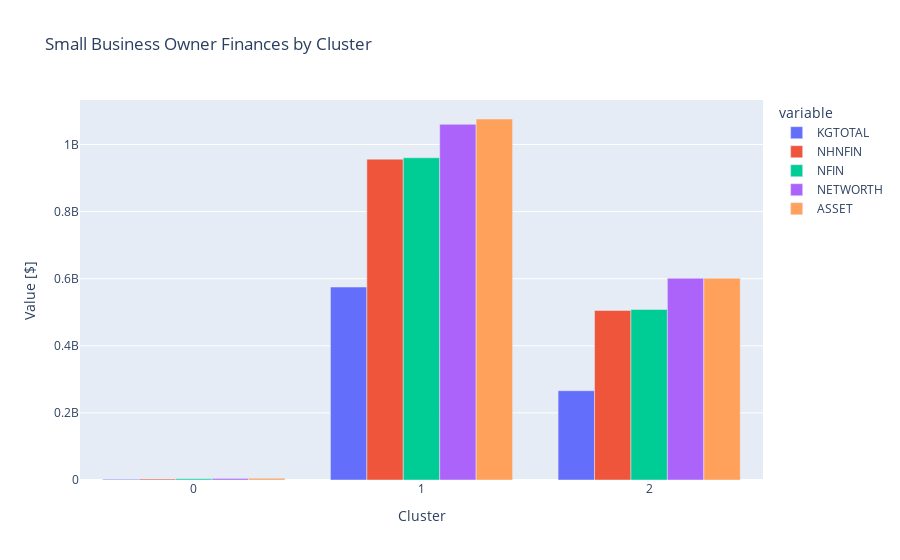

Here is the notebook cell this chart was saved with:
### Code cell
# Create side-by-side bar chart of `xgb`
fig = px.bar(xgb, barmode="group", title="Small Business Owner Finances by Cluster")
fig.update_layout(xaxis_title="Cluster", yaxis_title="Value [$]")

fig.show()

### Figure 1 — Plotly figure (JSON) as saved in the notebook; plotly's stock layout.template omitted (floating-point values rounded to 4 significant figures)
{"data": [{"alignmentgroup": "True", "hovertemplate": "variable=KGTOTAL<br>index=%{x}<br>value=%{y}<extra></extra>", "legendgroup": "KGTOTAL", "marker": {"color": "#636efa", "pattern": {"shape": ""}}, "name": "KGTOTAL", "offsetgroup": "KGTOTAL", "orientation": "v", "showlegend": true, "textposition": "auto", "type": "bar", "x": [0, 1, 2], "xaxis": "x", "y": [2242000.0, 575100000.0, 266100000.0], "yaxis": "y"}, {"alignmentgroup": "True", "hovertemplate": "variable=NHNFIN<br>index=%{x}<br>value=%{y}<extra></extra>", "legendgroup": "NHNFIN", "marker": {"color": "#EF553B", "pattern": {"shape": ""}}, "name": "NHNFIN", "offsetgroup": "NHNFIN", "orientation": "v", "showlegend": true, "textposition": "auto", "type": "bar", "x": [0, 1, 2], "xaxis": "x", "y": [2821000.0, 956300000.0, 505400000.0], "yaxis": "y"}, {"alignmentgroup": "True", "hovertemplate": "variable=NFIN<br>index=%{x}<br>value=%{y}<extra></extra>", "legendgroup": "NFIN", "marker": {"color": "#00cc96", "pattern": {"shape": ""}}, "name": "NFIN", "offsetgroup": "NFIN", "orientation": "v", "showlegend": true, "textposition": "auto", "type": "bar", "x": [0, 1, 2], "xaxis": "x", "y": [3549000.0, 960400000.0, 508200000.0], "yaxis": "y"}, {"alignmentgroup": "True", "hovertemplate": "variable=NETWORTH<br>index=%{x}<br>value=%{y}<extra></extra>", "legendgroup": "NETWORTH", "marker": {"color": "#ab63fa", "pattern": {"shape": ""}}, "name": "NETWORTH", "offsetgroup": "NETWORTH", "orientation": "v", "showlegend": true, "textposition": "auto", "type": "bar", "x": [0, 1, 2], "xaxis": "x", "y": [4837000.0, 1060061250, 601300000.0], "yaxis": "y"}, {"alignmentgroup": "True", "hovertemplate": "variable=ASSET<br>index=%{x}<br>value=%{y}<extra></extra>", "legendgroup": "ASSET", "marker": {"color": "#FFA15A", "pattern": {"shape": ""}}, "name": "ASSET", "offsetgroup": "ASSET", "orientation": "v", "showlegend": true, "textposition": "auto", "type": "bar", "x": [0, 1, 2], "xaxis": "x", "y": [5134000.0, 1075967500, 601300000.0], "yaxis": "y"}], "layout": {"barmode": "group", "legend": {"title": {"text": "variable"}, "tracegroupgap": 0}, "title": {"text": "Small Business Owner Finances by Cluster"}, "xaxis": {"anchor": "y", "domain": [0, 1], "title": {"text": "Cluster"}}, "yaxis": {"anchor": "x", "domain": [0, 1], "title": {"text": "Value [$]"}}}}
